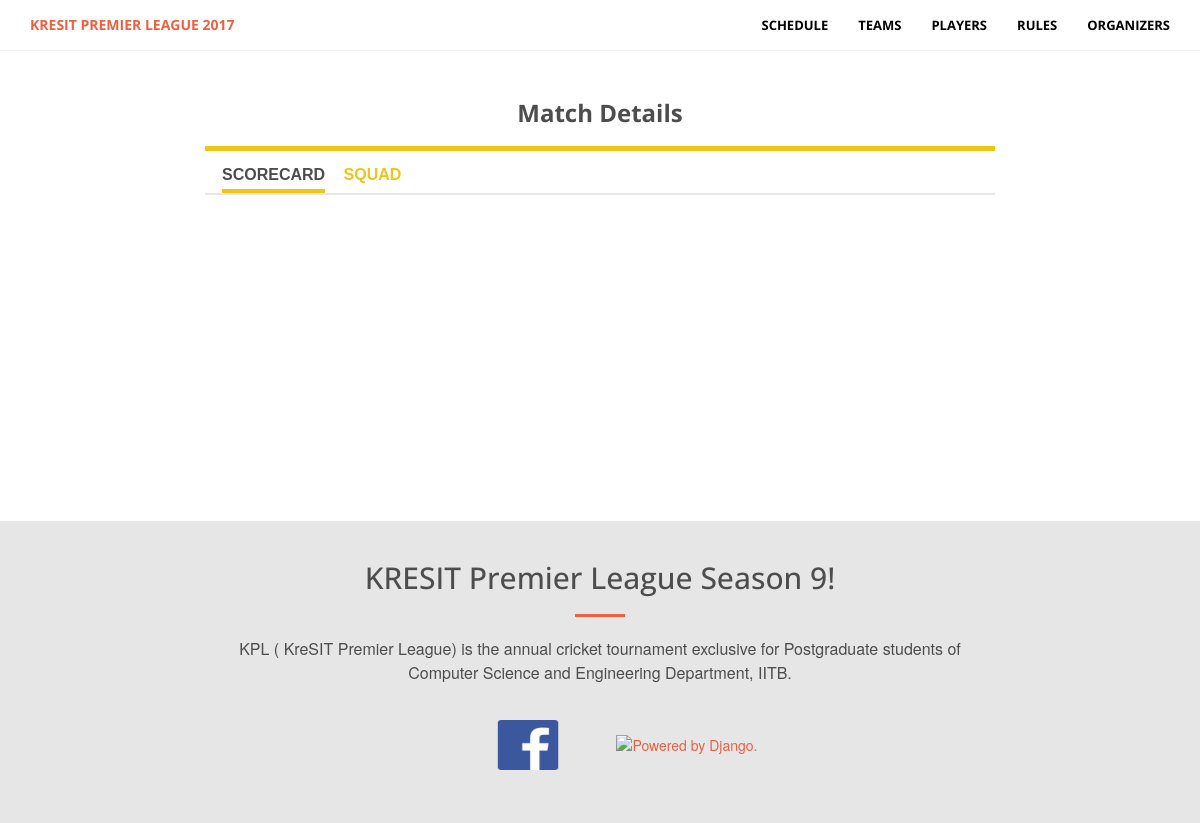
Page /kpl/match_details/2/ on the earlier database version.
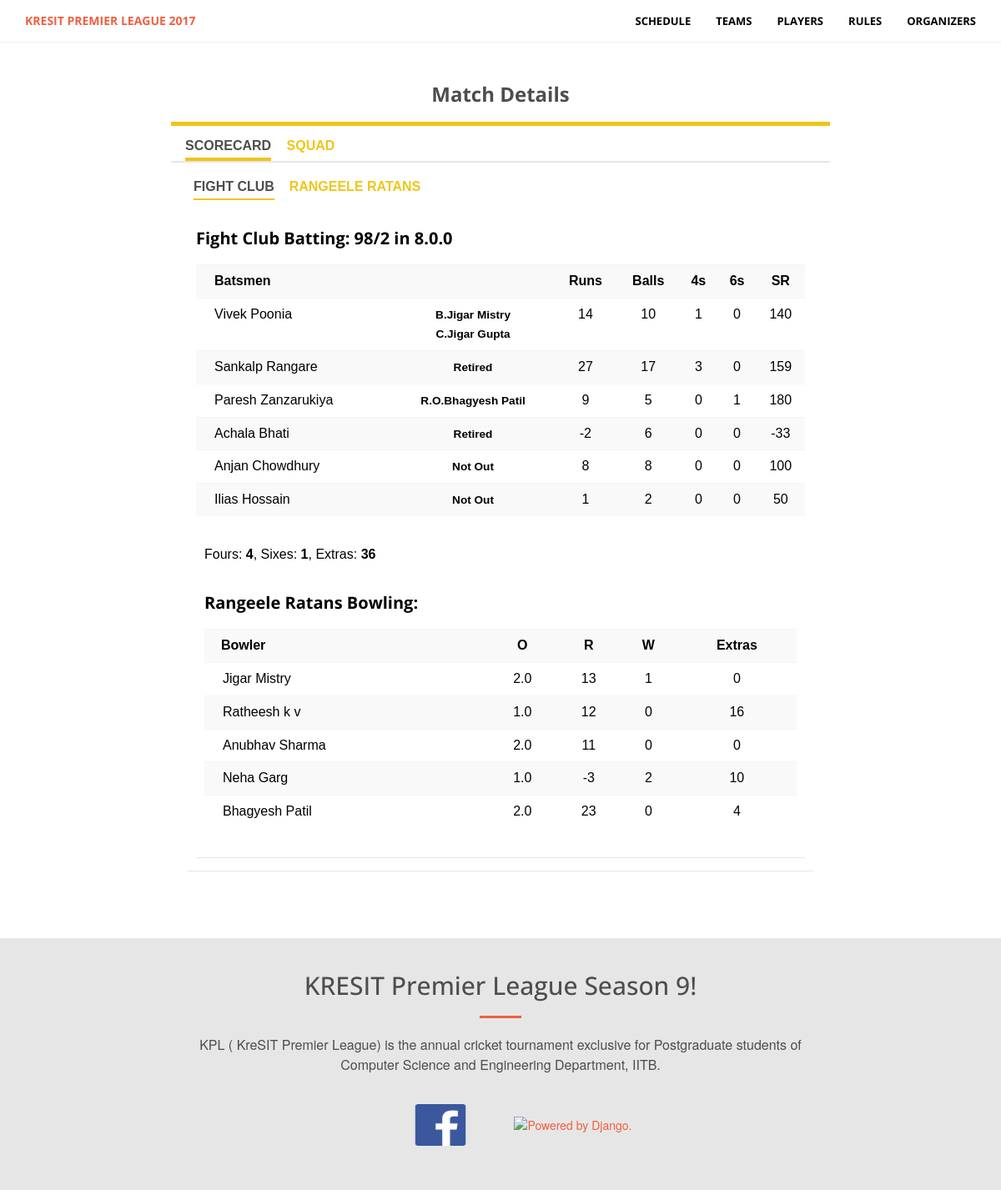
Same page on the later database version.
### matches/models.py (models this page shows, shortened)
class Innings(models.Model):
    batting = models.ForeignKey(Team,related_name='inning_batting')
    bowling = models.ForeignKey(Team,related_name='inning_bowling')
    runs = models.IntegerField(default=0)
    wickets = models.IntegerField(default=0)
    balls = models.IntegerField(default=0)
    extras = models.IntegerField(default=0)

class Batting_Scorecard(models.Model):
    retired_choice = (
        ('No', 'No'),
        ('Yes', 'Yes'),
    )
    innings = models.ForeignKey(Innings,related_name='batting_innings')
    batsman = models.ForeignKey(Sold_Player,related_name='scorecard_batsman')
    runs = models.IntegerField(default=0)
    balls = models.IntegerField(default=0)
    fours = models.IntegerField(default=0)
    sixes = models.IntegerField(default=0)
    wicket = models.ForeignKey(Wicket,related_name='wicket_batsman',blank=True,null=True)
    retired = models.CharField(choices=retired_choice,max_length=6,default='No')
    come_back = models.CharField(choices=retired_choice,max_length=6,default='No')

class Wicket(models.Model):
    type = models.ForeignKey(Wicket_Type,related_name='wicket_type')
    player1 = models.ForeignKey(Sold_Player,blank=True,related_name='wicket_player1')
    player2 = models.ForeignKey(Sold_Player,blank=True,related_name='wicket_player2',null=True)

class Bowling_Scorecard(models.Model):
    innings = models.ForeignKey(Innings,related_name='bowling_innings')
    bowler = models.ForeignKey(Sold_Player,related_name='scorecard_bowler')
    runs = models.IntegerField(default=0)
    wickets = models.IntegerField(default=0)
    balls = models.IntegerField(default=0)
    overs = models.CharField(max_length=3,default='0.0')
    extras = models.IntegerField(default=0)

### teams/models.py (models this page shows)
class Team(models.Model):
    manager_only_opts = (
        ('Yes', 'Yes'),
        ('No', 'No'),
    )
    name = models.CharField(max_length=50)
    manager = models.ForeignKey(Player,on_delete=models.CASCADE)
    captain = models.ForeignKey(Player,on_delete=models.CASCADE,related_name='captain')
    logo = models.ImageField(upload_to='team_logo/')
    manager_only = models.CharField(choices=manager_only_opts,max_length=3,default='No')
    players_cost = models.IntegerField(default=0)
    manager_cost = models.IntegerField(default=0)
    money = models.IntegerField(default=3000)
    alias = models.CharField(max_length=10,blank=True)
    def __str__(self):
        return str(self.name)

### auctions/models.py (models this page shows)
class Sold_Player(models.Model):
    player = models.ForeignKey(Player,on_delete=models.CASCADE)
    team = models.ForeignKey(Team,on_delete=models.CASCADE)
    price = models.IntegerField(default=0)
    runs = models.IntegerField(default=0)
    wickets = models.IntegerField(default=0)
    balls = models.IntegerField(default=0)
    sixes = models.IntegerField(default=0)
    fours = models.IntegerField(default=0)
    catches = models.IntegerField(default=0)
    runout = models.IntegerField(default=0)
    def __str__(self):
        return str(self.player)

### players/models.py (models this page shows)
class Player(models.Model):
    cat_opts = (
        ('Batsman', 'Batsman'),
        ('Bowler', 'Bowler'),
        ('All-Rounder', 'All-Rounder'),
    )
    year_opts = (
        ('First', 'First'),
        ('Second', 'Second'),
        ('Third', 'Third'),
    )
    pool_opts = (
        ('A', 'A'),
        ('B', 'B'),
    )
    manager_opts = (
        ('Yes', 'Yes'),
        ('No', 'No'),
    )
    gender_opts = (
        ('Male', 'Male'),
        ('Female', 'Female'),
    )
    auction_opts = (
        ('pending', 'pending'),
        ('sold', 'sold'),
    )
    name = models.CharField(max_length=100, unique=True)
    gender = models.CharField(choices=gender_opts,default='Male',max_length=6)
    manager = models.CharField(choices=manager_opts,max_length=3)
    year = models.CharField(max_length=10,choices=year_opts)
    pic = models.ImageField(upload_to='player_pics/')
    phone_no = models.CharField(max_length=10)
    category = models.CharField(choices=cat_opts, max_length=100)
    prev_exp = models.TextField(max_length=100,default='Not Specified')
    kpl_exp = models.TextField(max_length=100,default='None')
    pool = models.CharField(max_length=1,choices=pool_opts,default='B')
    auction_status = models.CharField(choices=auction_opts,max_length=10,default='pending')
    class Meta:
        ordering = ['pool','name']
    def __str__(self):
        return str(self.name)

### dashboard/views.py (the view)
# urls.py: url(r'^match_details/(?P<match>[0-9]+)/$', Match_Details.as_view(),name='match_details'),
class Match_Details(View):
    def get(self,request,match):
        t = datetime.datetime(2017, 2, 15, 15, 0, 0)
        td = t-datetime.datetime.now()
        time = int(td.total_seconds())
        matches = Match.objects.all().order_by('match_number')
        current_match = Match.objects.get(id=match)
        current_inning = current_match.first_innings
        current_over = Over.objects.filter(innings=current_inning).last()
        try:
            other_inning = Innings.objects.filter(batting=current_inning.bowling,
                                                  bowling=current_inning.batting)
            other_over = ""
            if len(other_inning)!=0:
                other_inning = other_inning[0]
                other_over = str(other_inning.balls / 6) + "." + str(other_inning.balls % 6)
            team1 = Sold_Player.objects.filter(team=current_inning.batting).order_by('player__name')
            team2 = Sold_Player.objects.filter(team=current_inning.bowling).order_by('player__name')
            striker = Batting_Scorecard.objects.filter(batsman=current_over.striker,innings=current_inning)[0]
            non_striker = Batting_Scorecard.objects.filter(batsman=current_over.non_striker,innings=current_inning)[0]
            bowler = Bowling_Scorecard.objects.filter(bowler=current_over.bowler,innings=current_inning)[0]
            cur_over = str(current_inning.balls/6)+"."+str(current_inning.balls%6)
            balls = Ball.objects.filter(over=current_over)
            bowler_over = str(bowler.balls/6)+"."+str(bowler.balls%6)
            batting_lineup = Batting_Scorecard.objects.filter(innings=current_inning)
            bowling_lineup = Bowling_Scorecard.objects.filter(innings=current_inning)
            other_batting_lineup = Batting_Scorecard.objects.filter(innings=other_inning)
            other_bowling_lineup = Bowling_Scorecard.objects.filter(innings=other_inning)
            tot_fours = 0
            tot_sixes = 0
            for batsman in batting_lineup:
                tot_fours += batsman.fours
                tot_sixes += batsman.sixes
            other_tot_fours = 0
            other_tot_sixes = 0
            for batsman in other_batting_lineup:
                other_tot_fours += batsman.fours
                other_tot_sixes += batsman.sixes
            match_started = 'Yes'
        except Exception:
            print(traceback.format_exc())
            other_inning = None
            cur_over = '0.0'
            striker = "Striker"
            non_striker = "Non Striker"
            bowler = "Bowler"
            balls = None
            bowler_over = ""
            tot_fours = 0
            tot_sixes = 0
            other_tot_fours = 0
            other_tot_sixes = 0
            batting_lineup = None
            bowling_lineup = None
            other_batting_lineup = None
            other_bowling_lineup = None
            other_over = '0.0'
            other_inning = None
            team1 = None
            team2 = None
            match_started = None
        context = {
            'time': time,
            'matches' : matches,
            'match_started' : match_started,
            'current_match' : current_match,
            'current_inning' : current_inning,
            'other_inning': other_inning,
            'current_over' : current_over,
            'other_over' : other_over,
            'team1' : team1,
            'team2' : team2,
            'cur_over' : cur_over,
            'striker' : striker,
            'non_striker' : non_striker,
            'bowler' : bowler,
            'balls' : balls,
            'bowler_over' : bowler_over,
            'batting_lineup' : batting_lineup,
            'bowling_lineup' : bowling_lineup,
            'other_batting_lineup': other_batting_lineup,
            'other_bowling_lineup': other_bowling_lineup,
            'tot_fours' : tot_fours,
            'tot_sixes' : tot_sixes,
            'other_tot_fours': other_tot_fours,
            'other_tot_sixes': other_tot_sixes,
        }
        return render(request,"match_details.html",context)

### templates/match_details.html (shortened to what this page needs)
{% extends 'base.html' %}
{% load static %}
{% load crispy_forms_tags %}
{% block content %}
<section id="register">
    <div class="row">
        <div class="col-md-10 col-md-offset-1 text-center">
            <br>
            <br>
            <h3><b>Match Details</b></h3>
        </div>
        <div class="col-xs-offset-2 col-xs-8">
                <div class="rca-medium-widget rca-top-border ">
                    <ul class="rca-tab-list">
                        <li class="rca-tab-link active" data-tab="tab-41" onclick="showTab(this);">SCORECARD</li>
                        <li class="rca-tab-link" data-tab="tab-42" onclick="showTab(this);">SQUAD</li>
                    </ul>
                    <div id="tab-41" class="rca-tab-content rca-padding active">
                        <ul class="rca-tab-list small">
                            <li class="rca-tab-link active" data-tab="tab-401" onclick="showTab(this);">{{ current_inning.batting.name }}</li>
                            <li class="rca-tab-link" data-tab="tab-402" onclick="showTab2(this);">{{ current_inning.bowling.name }}</li>
                        </ul>
                        {% if match_started %}
                        <div id="tab-401" class="rca-tab-content rca-padding active">
                            <div class="rca-batting-score rca-padding">
                                <strong><h3>{{ current_inning.batting.name }} Batting: {{ current_inning.runs }}/{{ current_inning.wickets }} in {{ cur_over }}</strong></h3>
                                <table class="table table-striped">
                                    <tr>
                                        <th style="padding-left:22px;">Batsmen</th>
                                        <th class="text-center"></th>
                                        <th class="text-center">Runs</th>
                                        <th class="text-center">Balls</th>
                                        <th class="text-center">4s</th>
                                        <th class="text-center">6s</th>
                                        <th class="text-center">SR</th>
                                    </tr>
                                    {%  for batsman in batting_lineup %}
                                    <tr>
                                        <td style="padding-left:22px;">{{ batsman.batsman }} </td>
                                        <td class="text-center">
                                            {% if batsman.wicket %}
                                                {% ifequal batsman.wicket.type.type 'Caught' %}
                                                    <small><b>B.{{ batsman.wicket.player1 }}</b></small><br>
                                                    <small><b>C.{{ batsman.wicket.player2 }}</b></small>
                                                {% endifequal %}
                                                {% ifequal batsman.wicket.type.type 'Run Out' %}
                                                    <small><b>R.O.{{ batsman.wicket.player1 }}</b></small><br>
                                                {% endifequal %}
                                            {% else%}
                                                    {% ifequal batsman.retired 'Yes' %}
                                                        <small><b>Retired</b></small>
                                                        {% else %}
                                                            <small><b>Not Out</b></small>
                                                    {% endifequal %}
                                            {% endif %}
                                        </td>
                                        <td class="text-center">{{ batsman.runs }}</td>
                                        <td class="text-center">{{ batsman.balls }}</td>
                                        <td class="text-center">{{ batsman.fours }}</td>
                                        <td class="text-center">{{ batsman.sixes }}</td>
                                        {% ifequal balls 0 %}
                                            <td class="text-center">0</td>
                                        {% else %}
                                            <td class="text-center">{% widthratio batsman.runs batsman.balls 100 %}</td>
                                        {% endifequal %}
                                    </tr>
                                    {% endfor %}
                                </table>
                                <div class="rca-padding">
                                    <span>Fours: <strong>{{ tot_fours }}</strong></span>, <span>Sixes: <strong>{{ tot_sixes }}</strong></span>,
                                    <span>Extras: <strong>{{ current_inning.extras }}</strong></span>
                                </div>
                                <div class="rca-bowling-score rca-padding">
                                    <h3><strong>{{ current_inning.bowling }} Bowling:</strong></h3>
                                    <table class="table table-striped">
                                        <tr>
                                            <th style="padding-left:20px;">Bowler</th>
                                            <th class="text-center">O</th>
                                            <th class="text-center">R</th>
                                            <th class="text-center">W</th>
                                            <th class="text-center">Extras</th>
                                        </tr>
                                        {% for bowler in bowling_lineup %}
                                        <tr>
                                            <td style="padding-left:22px;">{{ bowler.bowler }}</td>
                                            <td class="text-center">{{ bowler.overs }}</td>
                                            <td class="text-center">{{ bowler.runs }}</td>
                                            <td class="text-center">{{ bowler.wickets }}</td>
                                            <td class="text-center">{{ bowler.extras }}</td>
                                        </tr>
                                        {% endfor %}
                                    </table>
                                </div>
                            </div>
                        </div>
                    {% endif %}
                    </div>
            </div>
        </div>
    </div>
</section>
{% endblock %}

Differences in the rows shown:
added Innings: batting.name "FIGHT CLUB", bowling.name "RANGEELE RATANS", batting.name "Fight Club", runs "98", wickets "2", extras "36", bowling "Rangeele Ratans"
added Batting_Scorecard: batsman "Vivek Poonia", wicket.player1 "Jigar Mistry", wicket.player2 "Jigar Gupta", runs "14", balls "10", fours "1", sixes "0", runs+balls "140"
added Batting_Scorecard: batsman "Sankalp Rangare", shows "Retired", runs "27", balls "17", fours "3", sixes "0", runs+balls "159"
added Batting_Scorecard: batsman "Paresh Zanzarukiya", wicket.player1 "Bhagyesh Patil", runs "9", balls "5", fours "0", sixes "1", runs+balls "180"
added Batting_Scorecard: batsman "Achala Bhati", shows "Retired", runs "-2", balls "6", fours "0", sixes "0", runs+balls "-33"
added Batting_Scorecard: batsman "Anjan Chowdhury", shows "Not Out", runs "8", balls "8", fours "0", sixes "0", runs+balls "100"
added Batting_Scorecard: batsman "Ilias Hossain", shows "Not Out", runs "1", balls "2", fours "0", sixes "0", runs+balls "50"
added Bowling_Scorecard: bowler "Jigar Mistry", overs "2.0", runs "13", wickets "1", extras "0"
added Bowling_Scorecard: bowler "Ratheesh k v", overs "1.0", runs "12", wickets "0", extras "16"
added Bowling_Scorecard: bowler "Anubhav Sharma", overs "2.0", runs "11", wickets "0", extras "0"
added Bowling_Scorecard: bowler "Neha Garg", overs "1.0", runs "-3", wickets "2", extras "10"
added Bowling_Scorecard: bowler "Bhagyesh Patil", overs "2.0", runs "23", wickets "0", extras "4"
Other differences:
{{ cur_over }}: (not shown) → "8.0.0"
{{ tot_fours }}: (not shown) → "4"
{{ tot_sixes }}: (not shown) → "1"
text now shown: "Batting: / in Batsmen Runs Balls 4s 6s SR Fours: , Sixes: , Extras: Bowling: Bowler O R W Extras"
